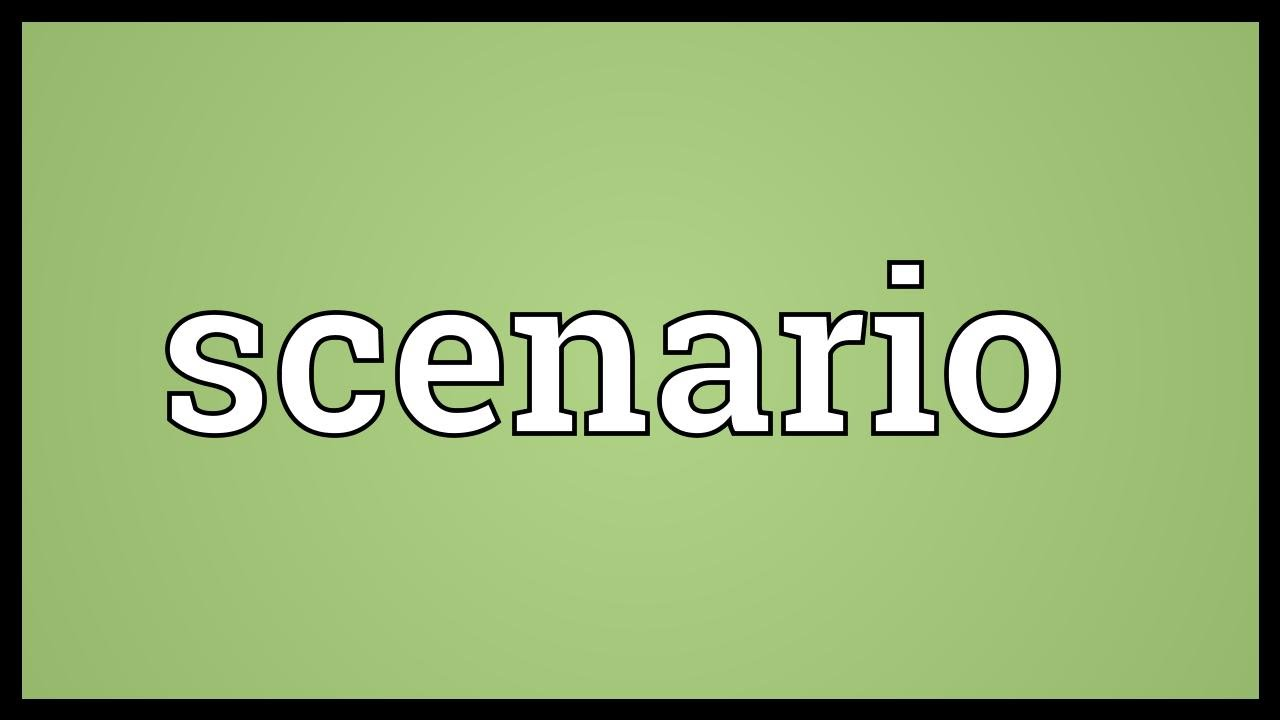
#> input picture sce.jpg, 1280 x 720 px
$ python binarisation.py
#> lines starting #> are read from the running program, lines starting #| are printed output that depends on the picture; after the words box and inside, x2 and y2 are one past the last pixel; in counts of white or black regions, pixels touching at a corner belong together
#> further down, imgs is the input picture: shape (720, 1280, 3); mean B, G, R 115.1, 176.3, 148.2
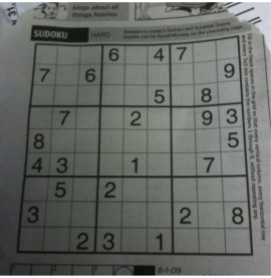
#> input picture data/sod.PNG, 271 x 278 px, found by its file name
#> further down, sod is the input picture: shape (278, 271, 3); mean B, G, R 102.2, 106.5, 102.7
import cv2


def simple_thresholding (image_file):
    gray_scale = cv2.cvtColor(image_file, cv2.COLOR_BGR2GRAY)
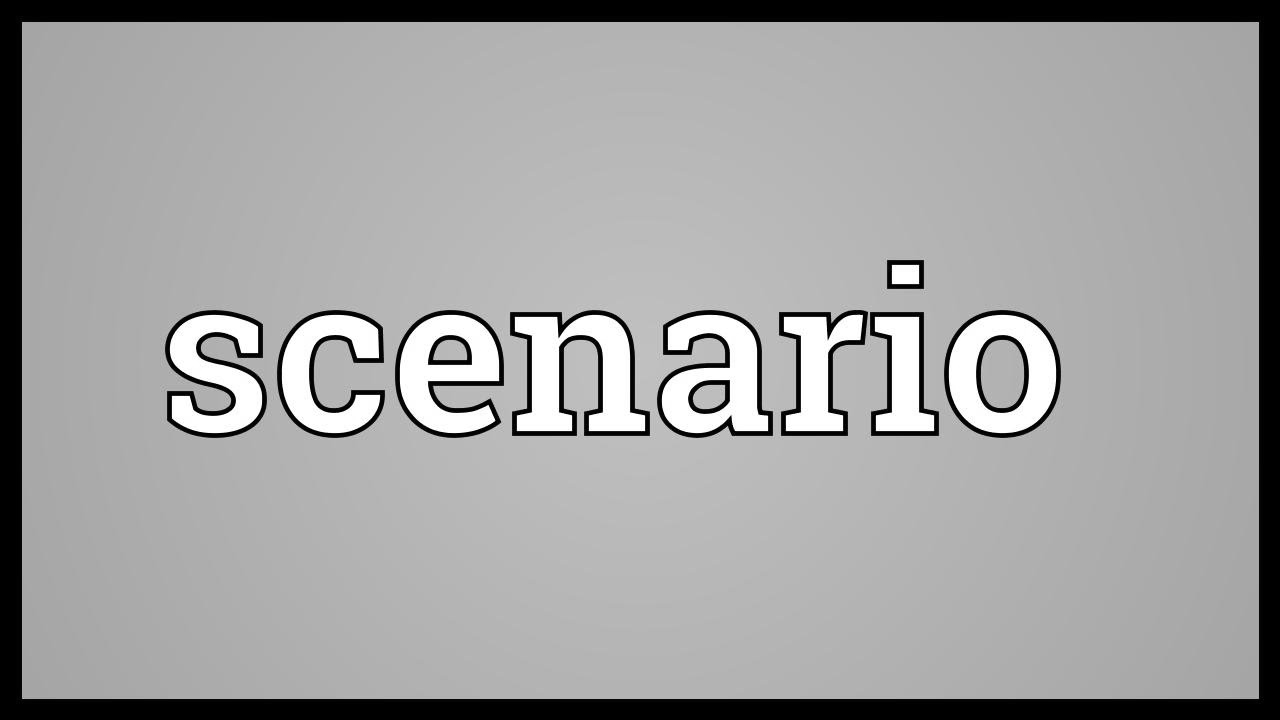
#> gray_scale: shape (720, 1280); min 0, max 255, mean 160.6
    ret, simple_threshold = cv2.threshold(gray_scale,127,255,cv2.THRESH_BINARY)
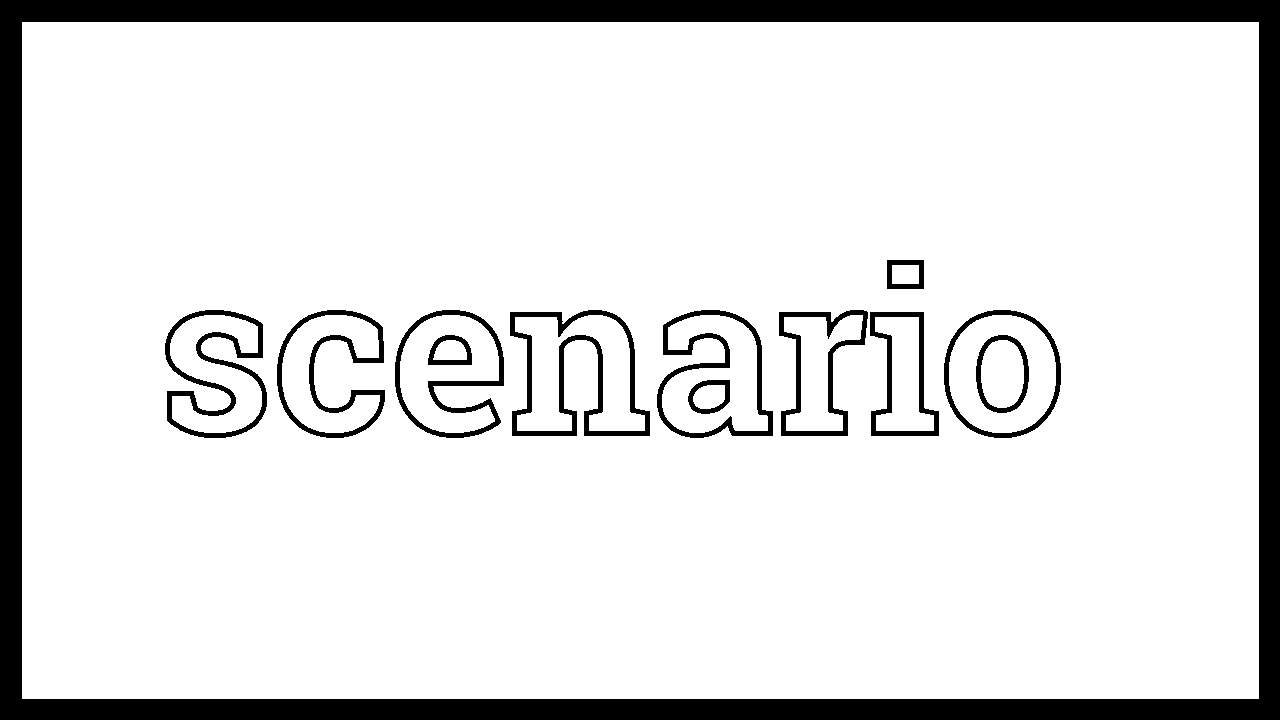
#> simple_threshold: shape (720, 1280); 88.3% white; 13 black regions, largest, box (x1, y1, x2, y2) and area: (0, 0, 1280, 720) 84151, (510, 310, 650, 436) 3783, (165, 310, 267, 438) 3142
    cv2.imwrite('simple.png',simple_threshold)


def adaptive_thresholding (image_file):
    gray_scale = cv2.cvtColor(image_file, cv2.COLOR_BGR2GRAY)
    th2 = cv2.adaptiveThreshold(gray_scale, 255, cv2.ADAPTIVE_THRESH_MEAN_C,cv2.THRESH_BINARY,11,2)
#> th2: shape (720, 1280); 95.2% white; 452 black regions (435 under 20 px), largest, box (x1, y1, x2, y2) and area: (16, 16, 1265, 705) 19587, (510, 310, 650, 436) 3779, (165, 310, 267, 438) 3090
    th3 = cv2.adaptiveThreshold(gray_scale, 255, cv2.ADAPTIVE_THRESH_GAUSSIAN_C,cv2.THRESH_BINARY,11,2)
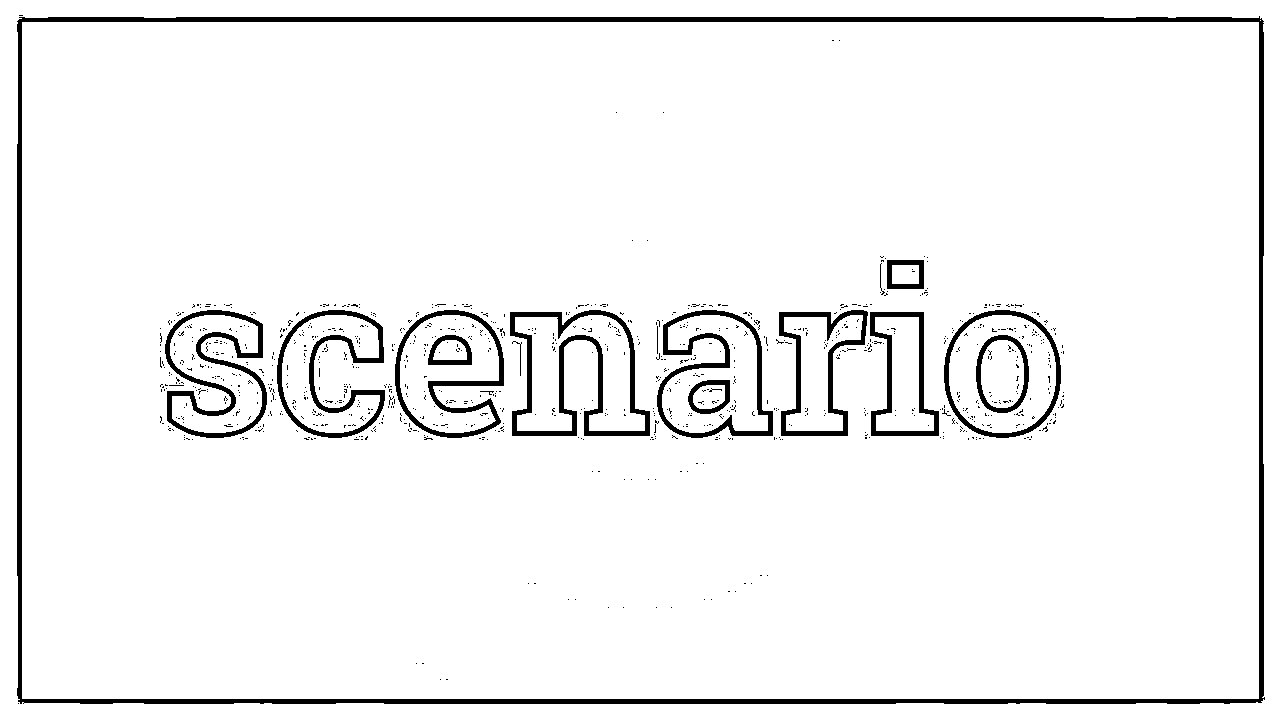
#> th3: shape (720, 1280); 95.2% white; 992 black regions (975 under 20 px), largest, box (x1, y1, x2, y2) and area: (17, 16, 1265, 704) 18289, (510, 310, 650, 436) 3760, (165, 310, 267, 438) 3038
    cv2.imwrite('mean.png',th2)
    cv2.imwrite('gaussen.png', th3)


def otsu_thresholding (imge_file):
    img = cv2.cvtColor(imge_file, cv2.COLOR_BGR2GRAY)
    ret2, th2 = cv2.threshold(img, 0, 255, cv2.THRESH_BINARY + cv2.THRESH_OTSU)
#> th2: shape (720, 1280); 88.4% white; 13 black regions, largest, box (x1, y1, x2, y2) and area: (0, 0, 1280, 720) 84151, (510, 310, 650, 436) 3706, (165, 310, 267, 438) 2973
#> ret2 = 92
    blur = cv2.GaussianBlur(img, (5, 5), 0)
    ret3, th3 = cv2.threshold(blur, 0, 255, cv2.THRESH_BINARY + cv2.THRESH_OTSU)
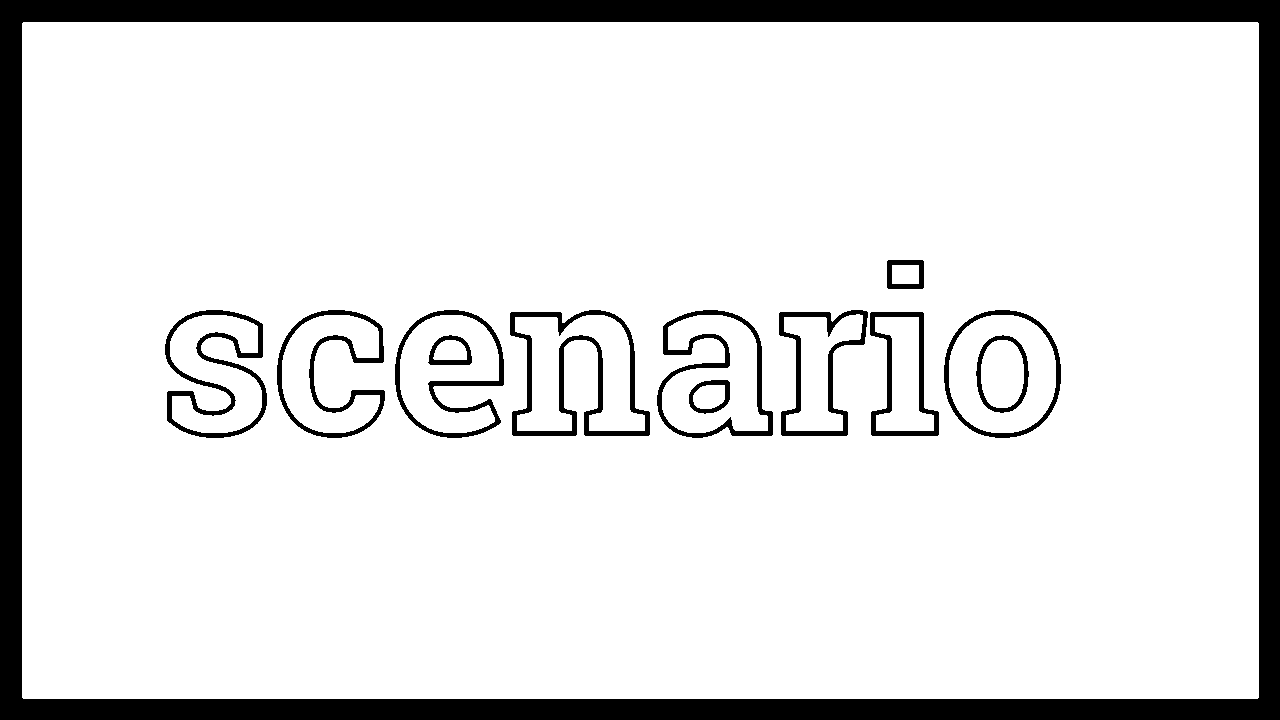
#> th3: shape (720, 1280); 88.5% white; 13 black regions, largest, box (x1, y1, x2, y2) and area: (0, 0, 1280, 720) 84155, (510, 310, 650, 436) 3636, (165, 310, 267, 438) 2888
#> ret3 = 95
    cv2.imwrite('results.png',cv2.threshold(img, 0, 255,cv2.THRESH_BINARY | cv2.THRESH_OTSU)[1])
    cv2.imwrite('otsu.png',th2)
    cv2.imwrite('otsugaussien.png',th3)


imgs = cv2.imread('sce.jpg')
sod = cv2.imread('sod.png')
simple_thresholding(imgs)
adaptive_thresholding(imgs)
otsu_thresholding(imgs)
